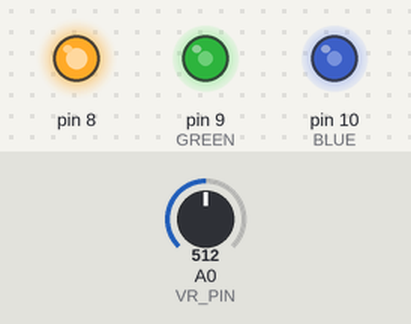
Simulated run of this sketch. Board: Arduino Uno, built with avr-gcc and run on an emulated ATmega328P. On the bench: output pins drawn as LEDs (lit = HIGH). Inputs (shaded band) come from the test bench; at power-on: A0 (VR_PIN) = 512.

Above: at 1.2 s.
1.3 s: A0 (VR_PIN) set to 716
At 2.1 s:
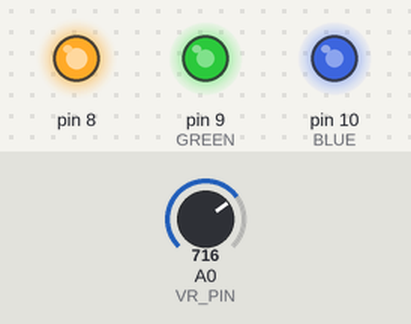
2.8 s: A0 (VR_PIN) set to 900
At 3.2 s:
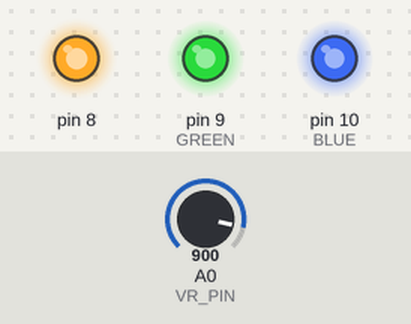
4.3 s: A0 (VR_PIN) set to 511
At 5.5 s:
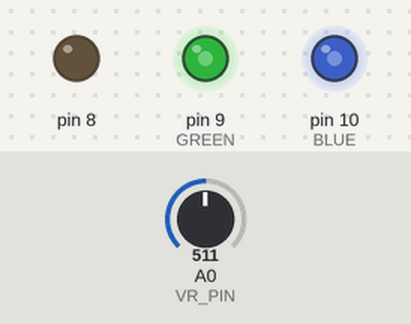
5.8 s: A0 (VR_PIN) set to 122
At 6.7 s:
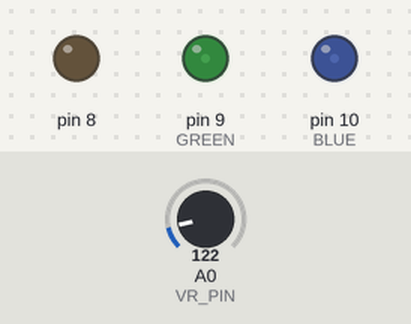
7.3 s: A0 (VR_PIN) set to 0
At 7.8 s:
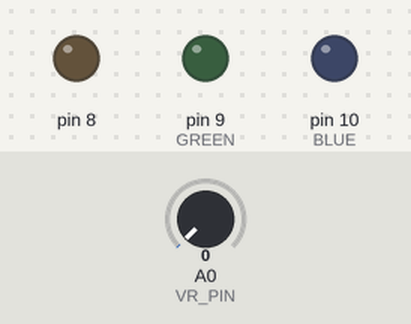
Timing chart, 0 to 9.8 s (numbered marks = the images above; inputs shaded):
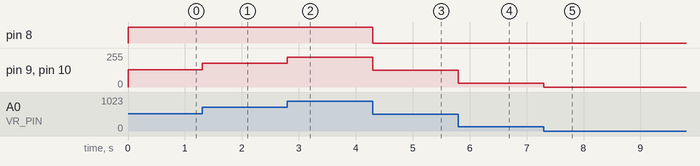

Measured:
- after the input at 1.3 s, pin 9 (GREEN), pin 10 (BLUE): 128/255 → 179/255 at once
- after the input at 2.8 s, pin 9 (GREEN), pin 10 (BLUE): 179/255 → 225/255 at once
- after the input at 4.3 s, pin 8: HIGH → LOW at once; pin 9 (GREEN), pin 10 (BLUE): 225/255 → 127/255 at once
- after the input at 5.8 s, pin 9 (GREEN), pin 10 (BLUE): 127/255 → 30/255 at once
- after the input at 7.3 s, pin 9 (GREEN), pin 10 (BLUE): 30/255 → 0/255 at once

The sketch:

RGB_LED.ino
```cpp
const uint8_t VR_PIN {A0};
enum RGBLED {
  RED = 8U,
  GREEN, // 9
  BLUE // 10
};
void setup() {
  Serial.begin(115200UL);
  pinMode(RED, OUTPUT);
  pinMode(GREEN, OUTPUT);
  pinMode(BLUE, OUTPUT);
  pinMode(VR_PIN, INPUT);
}

void loop() {
  uint8_t RGB = analogRead(VR_PIN) / 4;
  analogWrite(RED, RGB);
  analogWrite(GREEN, RGB);
  analogWrite(BLUE, RGB);

}
```
